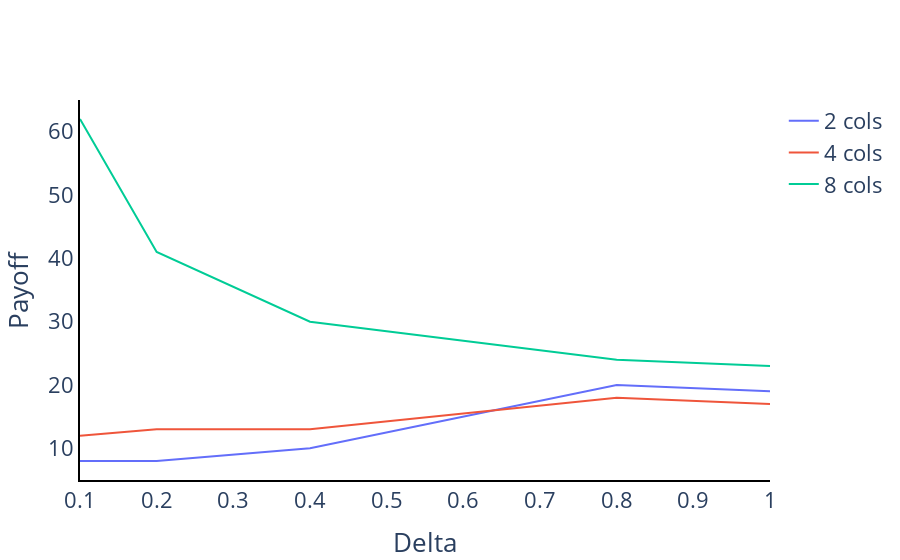

Notebook code cell kept with this figure:
### Code cell
a = delta_exp_pay_off()
save_figure(a, 'delta_exp_pay_off.pdf')
a

### Figure 1 — Plotly figure (JSON) as saved in the notebook; plotly's stock layout.template omitted (floating-point values rounded to 4 significant figures)
{"data": [{"mode": "lines", "name": "2 cols", "type": "scatter", "x": [0.1, 0.2, 0.4, 0.8, 1], "y": [8, 8, 10, 20, 19]}, {"mode": "lines", "name": "4 cols", "type": "scatter", "x": [0.1, 0.2, 0.4, 0.8, 1], "y": [12, 13, 13, 18, 17]}, {"mode": "lines", "name": "8 cols", "type": "scatter", "x": [0.1, 0.2, 0.4, 0.8, 1], "y": [62, 41, 30, 24, 23]}], "layout": {"bargap": 0, "font": {"size": 22}, "plot_bgcolor": "rgba(0,0,0,0)", "showlegend": true, "xaxis": {"linecolor": "black", "linewidth": 2, "showline": true, "title": {"text": "Delta"}}, "yaxis": {"linecolor": "black", "linewidth": 2, "showline": true, "title": {"text": "Payoff"}}}}
